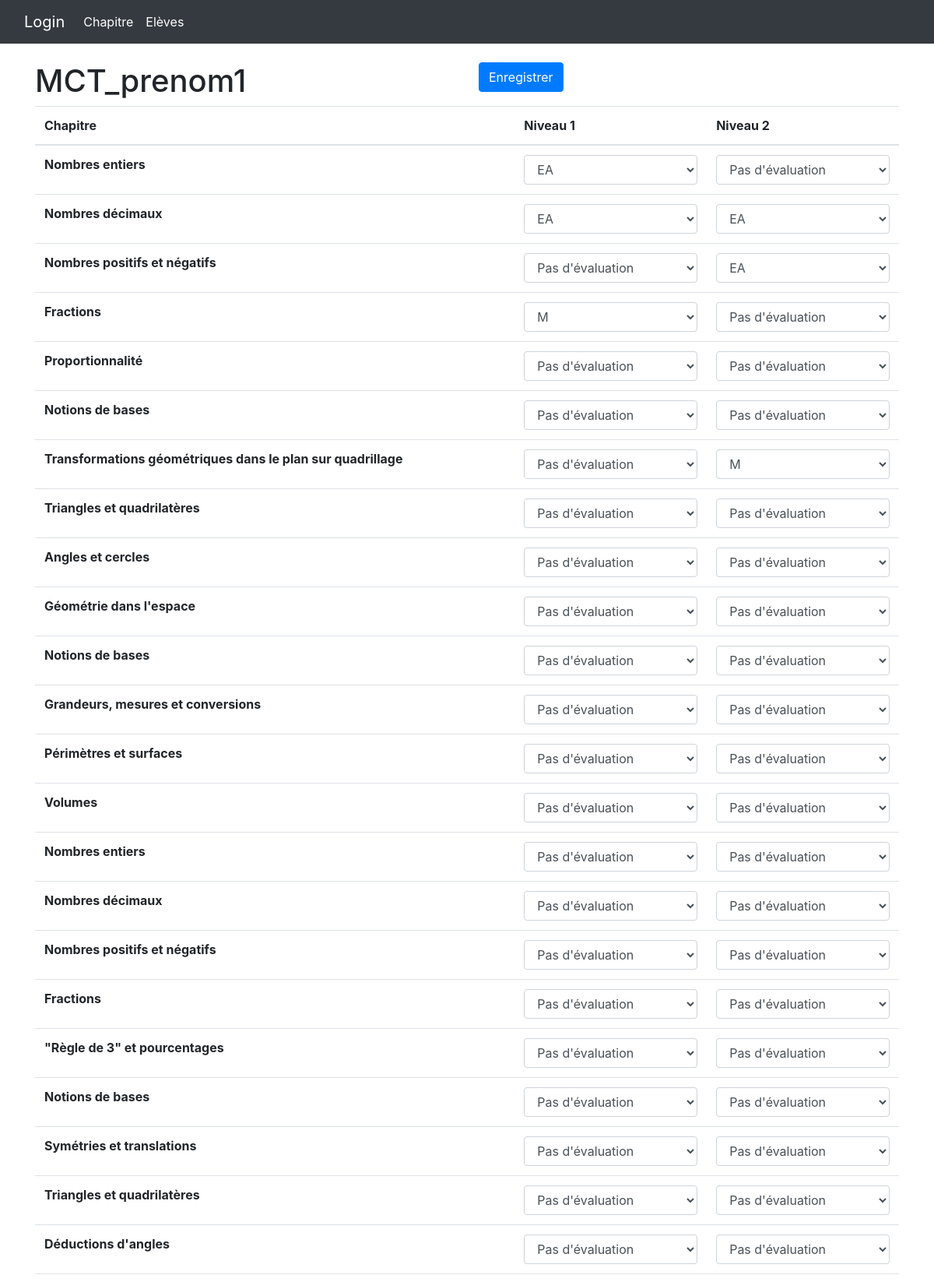
Screenshot of /note/1 (upper part) with the database file from the repository.
### app/models.py (models this page shows)
class Eleve(db.Model):
    id = db.Column(db.Integer, primary_key = True)
    nom = db.Column(db.String(100))
    prenom = db.Column(db.String(100))
    classe = db.Column(db.String(10))
    id_professeur = db.Column(db.Integer,db.ForeignKey('professeur.id'))
    notes = db.relationship('Note',backref="eleve")

class Item(db.Model):
    id = db.Column(db.Integer, primary_key = True )
    nom = db.Column(db.String(128))
    id_theme = db.Column(db.Integer,db.ForeignKey('theme.id'))
    id_liste = db.Column(db.Integer,db.ForeignKey('liste.id'))
    notes = db.relationship("Note",backref="item")

### app/routes.py (the view)
@app.route("/note/<id>")
def note(id):
    options = [{"value":0,"texte":"Pas d'évaluation"},{"value":1,"texte":"NA"},{"value":2,"texte":"EA"},{"value":3,"texte":"A"},{"value":4,"texte":"M"}]
    eleve = Eleve.query.get(id)
    items = Item.query.all()
    selected_value = {}
    for item in items:
        selected_value[str(item.id)+"A"] = 0
        selected_value[str(item.id)+"B"] = 0
    for x in eleve.notes:
        if x.niveau == 1:
            selected_value[str(x.id_item)+"A"] = x.note
        else:
            selected_value[str(x.id_item)+"B"] = x.note
    return render_template("note.html",Dict_eleve = eleve, Liste_chapitre = items, selected_value=selected_value, options=options)

### app/templates/note.html
{% extends "base.html" %}
{% block content %}
<form action="{{ url_for('update_note',id= Dict_eleve.id) }}">
  <div class="row">
    <div class="col">
      <h1>{{ Dict_eleve.prenom }} </h1>
   </div>
    <div class="col">
      <button type="submit" class="btn btn-primary">Enregistrer</button>
    </div>
  </div>
<table class="table">
    <thead>
      <tr>
        <th scope="col">Chapitre</th>
        <th scope="col">Niveau 1</th>
        <th scope="col">Niveau 2</th>
      </tr>
    </thead>
    <tbody>
      <tr>
        {% for chapitre in Liste_chapitre %}
        <th scope="row">{{ chapitre.nom }}</th>
        <td>
            <select name='{{ chapitre.id ~ "A" }}' ng-model='discussionsSelect' class='form-control'>
            {% for option in options %}
            {% if selected_value[chapitre.id~"A"] == option.value %}
            <option value= "{{ option.value }}" selected> {{ option.texte }} </option>
            {% else %}
            <option  value= "{{ option.value }}"> {{ option.texte }} </option>
            {% endif %}
            {% endfor %}
          </select></td>
        <td>    <select name='{{ chapitre.id ~ "B" }}' ng-model='discussionsSelect' class='form-control'>
          {% for option in options %}
          {% if selected_value[chapitre.id~"B"] == option.value %}
          <option value= "{{ option.value }}" selected> {{ option.texte }} </option>
          {% else %}
          <option  value= "{{ option.value }}"> {{ option.texte }} </option>
          {% endif %}
          {% endfor %}
          </select></td>
      </tr>
      {% endfor %}
    </tbody>
</form>
{% endblock content %}

### app/templates/base.html (shortened to what this page needs)
<!doctype html>
<html lang="en">
  <head>
  <link rel="stylesheet" href="https://cdn.jsdelivr.net/npm/bootstrap@4.0.0/dist/css/bootstrap.min.css">
  </head>
  <body>
      {%include "navbar.html" %}
    <br/>
    <div class="container">
      {% block content %}
      {% endblock%}
    </div>
  </body>
</html>

### app/templates/navbar.html (shortened to what this page needs)
<nav class="navbar navbar-expand-lg navbar-dark bg-dark">
    <div class="container-fluid">
      <a class="navbar-brand" href="{{url_for('index')}}" }}>Login</a>
      <div class="collapse navbar-collapse" id="navbarSupportedContent">
        <ul class="navbar-nav me-auto mb-2 mb-lg-0">
          <li class="nav-item">
            <a class="nav-link active" aria-current="page" href="{{url_for('chapitres')}}">Chapitre</a>
          </li>
          <li class="nav-item">
            <a class="nav-link active" aria-current="page" href="{{url_for('eleves')}}">Elèves</a>
          </li>
        </ul>
      </div>
    </div>
  </nav>

### rows the page displays
Eleve: prenom "MCT_prenom1"
Item: nom "Nombres entiers", id "EA", id "Pas d'évaluation"
Item: nom "Nombres décimaux", id "EA"
Item: nom "Nombres positifs et négatifs", id "Pas d'évaluation", id "EA"
Item: nom "Fractions", id "M", id "Pas d'évaluation"
Item: nom "Proportionnalité", id "Pas d'évaluation"
Item: nom "Notions de bases", id "Pas d'évaluation"
Item: nom "Transformations géométriques dans le plan sur quadrillage", id "Pas d'évaluation", id "M"
Item: nom "Triangles et quadrilatères", id "Pas d'évaluation"
Item: nom "Angles et cercles", id "Pas d'évaluation"
Item: nom "Géométrie dans l'espace", id "Pas d'évaluation"
Item: nom "Notions de bases", id "Pas d'évaluation"
Item: nom "Grandeurs, mesures et conversions", id "Pas d'évaluation"
Item: nom "Périmètres et surfaces", id "Pas d'évaluation"
Item: nom "Volumes", id "Pas d'évaluation"
Item: nom "Nombres entiers", id "Pas d'évaluation"
Item: nom "Nombres décimaux", id "Pas d'évaluation"
Item: nom "Nombres positifs et négatifs", id "Pas d'évaluation"
Item: nom "Fractions", id "Pas d'évaluation"
Item: nom "\"Règle de 3\" et pourcentages", id "Pas d'évaluation"
Item: nom "Notions de bases", id "Pas d'évaluation"
Item: nom "Symétries et translations", id "Pas d'évaluation"
Item: nom "Triangles et quadrilatères", id "Pas d'évaluation"
Item: nom "Déductions d'angles", id "Pas d'évaluation"
